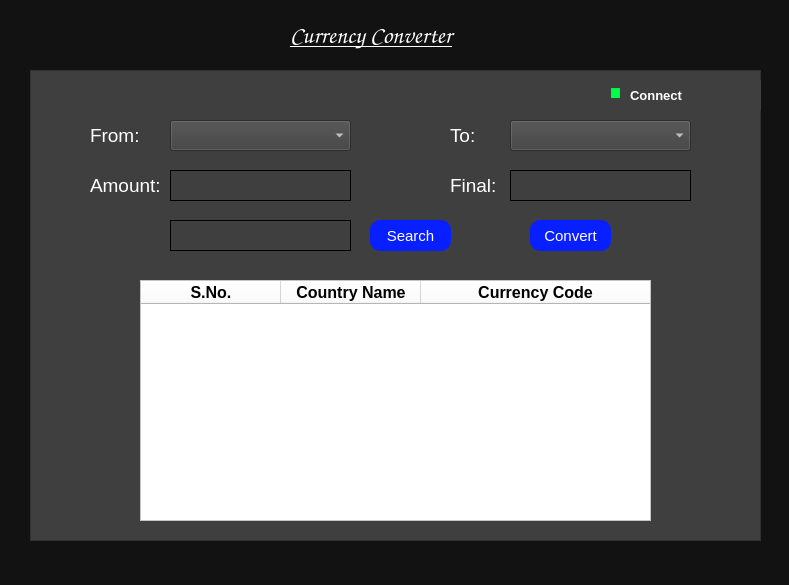
<?xml version="1.0" encoding="UTF-8"?>
<ui version="4.0">
 <class>Dialog</class>
 <widget class="QDialog" name="Dialog">
  <property name="geometry">
   <rect>
    <x>0</x>
    <y>0</y>
    <width>789</width>
    <height>585</height>
   </rect>
  </property>
  <property name="windowTitle">
   <string>Dialog</string>
  </property>
  <widget class="QLabel" name="label">
   <property name="geometry">
    <rect>
     <x>-60</x>
     <y>-10</y>
     <width>861</width>
     <height>641</height>
    </rect>
   </property>
   <property name="styleSheet">
    <string notr="true">background-color: rgb(18, 18, 18);</string>
   </property>
   <property name="text">
    <string/>
   </property>
  </widget>
  <widget class="QFrame" name="frame">
   <property name="geometry">
    <rect>
     <x>30</x>
     <y>70</y>
     <width>731</width>
     <height>471</height>
    </rect>
   </property>
   <property name="styleSheet">
    <string notr="true">background-color: rgb(63, 63, 63);
</string>
   </property>
   <property name="frameShape">
    <enum>QFrame::StyledPanel</enum>
   </property>
   <property name="frameShadow">
    <enum>QFrame::Raised</enum>
   </property>
   <widget class="QLabel" name="label_3">
    <property name="geometry">
     <rect>
      <x>60</x>
      <y>50</y>
      <width>61</width>
      <height>31</height>
     </rect>
    </property>
    <property name="font">
     <font>
      <family>Arial</family>
      <pointsize>14</pointsize>
      <weight>50</weight>
      <bold>false</bold>
     </font>
    </property>
    <property name="styleSheet">
     <string notr="true">color: white;
</string>
    </property>
    <property name="text">
     <string>From:</string>
    </property>
   </widget>
   <widget class="QComboBox" name="from">
    <property name="geometry">
     <rect>
      <x>140</x>
      <y>50</y>
      <width>181</width>
      <height>31</height>
     </rect>
    </property>
    <property name="font">
     <font>
      <pointsize>11</pointsize>
     </font>
    </property>
    <property name="styleSheet">
     <string notr="true">background-color: rgb(63, 63, 63);
color:white;

</string>
    </property>
   </widget>
   <widget class="QLabel" name="label_4">
    <property name="geometry">
     <rect>
      <x>420</x>
      <y>50</y>
      <width>61</width>
      <height>31</height>
     </rect>
    </property>
    <property name="font">
     <font>
      <pointsize>14</pointsize>
     </font>
    </property>
    <property name="styleSheet">
     <string notr="true">color: white;</string>
    </property>
    <property name="text">
     <string>To:</string>
    </property>
   </widget>
   <widget class="QLineEdit" name="amount">
    <property name="geometry">
     <rect>
      <x>140</x>
      <y>100</y>
      <width>181</width>
      <height>31</height>
     </rect>
    </property>
    <property name="font">
     <font>
      <pointsize>11</pointsize>
     </font>
    </property>
    <property name="styleSheet">
     <string notr="true">border:1px solid black;
color: white;
</string>
    </property>
   </widget>
   <widget class="QLineEdit" name="result">
    <property name="geometry">
     <rect>
      <x>480</x>
      <y>100</y>
      <width>181</width>
      <height>31</height>
     </rect>
    </property>
    <property name="font">
     <font>
      <pointsize>11</pointsize>
     </font>
    </property>
    <property name="styleSheet">
     <string notr="true">border:1px solid black;
color: white;

</string>
    </property>
   </widget>
   <widget class="QGroupBox" name="groupBox_2">
    <property name="geometry">
     <rect>
      <x>-10</x>
      <y>500</y>
      <width>761</width>
      <height>41</height>
     </rect>
    </property>
    <property name="styleSheet">
     <string notr="true">background-color: qlineargradient(spread:pad, x1:0.442, y1:0.415, x2:0, y2:1, stop:0.488636 rgba(0, 0, 255, 255), stop:1 rgba(255, 255, 255, 255));
border: rgb(6, 43, 255);
background-color: qlineargradient(spread:pad, x1:0.424955, y1:0.432, x2:0.068, y2:0.875, stop:0.488636 rgba(0, 0, 255, 255), stop:1 rgba(255, 255, 255, 255));</string>
    </property>
    <property name="title">
     <string/>
    </property>
   </widget>
   <widget class="QPushButton" name="convert">
    <property name="geometry">
     <rect>
      <x>500</x>
      <y>150</y>
      <width>81</width>
      <height>31</height>
     </rect>
    </property>
    <property name="font">
     <font>
      <pointsize>11</pointsize>
     </font>
    </property>
    <property name="styleSheet">
     <string notr="true">color:white;
background-color:rgb(8, 32, 255);
border-radius:10px;</string>
    </property>
    <property name="text">
     <string>Convert</string>
    </property>
   </widget>
   <widget class="QLabel" name="status_text">
    <property name="geometry">
     <rect>
      <x>600</x>
      <y>10</y>
      <width>151</width>
      <height>31</height>
     </rect>
    </property>
    <property name="font">
     <font>
      <pointsize>10</pointsize>
      <weight>75</weight>
      <bold>true</bold>
     </font>
    </property>
    <property name="styleSheet">
     <string notr="true">color: white;</string>
    </property>
    <property name="text">
     <string>Connect</string>
    </property>
   </widget>
   <widget class="QLineEdit" name="search_field">
    <property name="geometry">
     <rect>
      <x>140</x>
      <y>150</y>
      <width>181</width>
      <height>31</height>
     </rect>
    </property>
    <property name="font">
     <font>
      <pointsize>11</pointsize>
     </font>
    </property>
    <property name="styleSheet">
     <string notr="true">border:1px solid black;
color: white;
</string>
    </property>
   </widget>
   <widget class="QPushButton" name="search">
    <property name="geometry">
     <rect>
      <x>340</x>
      <y>150</y>
      <width>81</width>
      <height>31</height>
     </rect>
    </property>
    <property name="font">
     <font>
      <pointsize>11</pointsize>
     </font>
    </property>
    <property name="styleSheet">
     <string notr="true">color:white;
background-color:rgb(8, 32, 255);
border-radius:10px;</string>
    </property>
    <property name="text">
     <string>Search</string>
    </property>
    <property name="icon">
     <iconset resource="source.qrc">
      <normaloff>:/newPrefix/flaticon_search-512.png</normaloff>:/newPrefix/flaticon_search-512.png</iconset>
    </property>
   </widget>
   <widget class="QLabel" name="refresh">
    <property name="geometry">
     <rect>
      <x>520</x>
      <y>10</y>
      <width>51</width>
      <height>31</height>
     </rect>
    </property>
    <property name="styleSheet">
     <string notr="true">image:url(:/newPrefix/76-512.png)</string>
    </property>
    <property name="text">
     <string/>
    </property>
   </widget>
   <widget class="QComboBox" name="to">
    <property name="geometry">
     <rect>
      <x>480</x>
      <y>50</y>
      <width>181</width>
      <height>31</height>
     </rect>
    </property>
    <property name="font">
     <font>
      <pointsize>11</pointsize>
     </font>
    </property>
    <property name="styleSheet">
     <string notr="true">background-color: rgb(63, 63, 63);
color:white;

</string>
    </property>
   </widget>
   <widget class="QTableWidget" name="data_table">
    <property name="geometry">
     <rect>
      <x>110</x>
      <y>210</y>
      <width>511</width>
      <height>241</height>
     </rect>
    </property>
    <property name="styleSheet">
     <string notr="true">background-color: rgb(255, 255, 255);</string>
    </property>
    <property name="verticalScrollBarPolicy">
     <enum>Qt::ScrollBarAsNeeded</enum>
    </property>
    <property name="alternatingRowColors">
     <bool>true</bool>
    </property>
    <property name="selectionBehavior">
     <enum>QAbstractItemView::SelectItems</enum>
    </property>
    <property name="showGrid">
     <bool>true</bool>
    </property>
    <property name="gridStyle">
     <enum>Qt::SolidLine</enum>
    </property>
    <attribute name="horizontalHeaderVisible">
     <bool>true</bool>
    </attribute>
    <attribute name="horizontalHeaderCascadingSectionResizes">
     <bool>false</bool>
    </attribute>
    <attribute name="horizontalHeaderMinimumSectionSize">
     <number>33</number>
    </attribute>
    <attribute name="horizontalHeaderDefaultSectionSize">
     <number>140</number>
    </attribute>
    <attribute name="horizontalHeaderHighlightSections">
     <bool>true</bool>
    </attribute>
    <attribute name="horizontalHeaderShowSortIndicator" stdset="0">
     <bool>true</bool>
    </attribute>
    <attribute name="horizontalHeaderStretchLastSection">
     <bool>true</bool>
    </attribute>
    <attribute name="verticalHeaderVisible">
     <bool>false</bool>
    </attribute>
    <attribute name="verticalHeaderStretchLastSection">
     <bool>false</bool>
    </attribute>
    <column>
     <property name="text">
      <string>S.No.</string>
     </property>
     <property name="font">
      <font>
       <pointsize>12</pointsize>
       <weight>75</weight>
       <bold>true</bold>
      </font>
     </property>
    </column>
    <column>
     <property name="text">
      <string>Country Name</string>
     </property>
     <property name="font">
      <font>
       <pointsize>12</pointsize>
       <weight>75</weight>
       <bold>true</bold>
      </font>
     </property>
    </column>
    <column>
     <property name="text">
      <string>Currency Code</string>
     </property>
     <property name="font">
      <font>
       <pointsize>12</pointsize>
       <weight>75</weight>
       <bold>true</bold>
      </font>
     </property>
    </column>
   </widget>
   <widget class="QLabel" name="label_6">
    <property name="geometry">
     <rect>
      <x>60</x>
      <y>100</y>
      <width>71</width>
      <height>31</height>
     </rect>
    </property>
    <property name="font">
     <font>
      <family>Arial</family>
      <pointsize>14</pointsize>
      <weight>50</weight>
      <bold>false</bold>
     </font>
    </property>
    <property name="styleSheet">
     <string notr="true">color: white;
</string>
    </property>
    <property name="text">
     <string>Amount:</string>
    </property>
   </widget>
   <widget class="QLabel" name="label_10">
    <property name="geometry">
     <rect>
      <x>420</x>
      <y>100</y>
      <width>51</width>
      <height>31</height>
     </rect>
    </property>
    <property name="font">
     <font>
      <family>Arial</family>
      <pointsize>14</pointsize>
      <weight>50</weight>
      <bold>false</bold>
     </font>
    </property>
    <property name="styleSheet">
     <string notr="true">color: white;
</string>
    </property>
    <property name="text">
     <string>Final:</string>
    </property>
   </widget>
  </widget>
  <widget class="QLabel" name="status">
   <property name="geometry">
    <rect>
     <x>590</x>
     <y>10</y>
     <width>51</width>
     <height>111</height>
    </rect>
   </property>
   <property name="font">
    <font>
     <pointsize>70</pointsize>
    </font>
   </property>
   <property name="layoutDirection">
    <enum>Qt::RightToLeft</enum>
   </property>
   <property name="styleSheet">
    <string notr="true">color: rgb(0, 255, 72);
</string>
   </property>
   <property name="text">
    <string>.</string>
   </property>
   <property name="alignment">
    <set>Qt::AlignCenter</set>
   </property>
  </widget>
  <widget class="QLabel" name="label_2">
   <property name="geometry">
    <rect>
     <x>290</x>
     <y>20</y>
     <width>231</width>
     <height>31</height>
    </rect>
   </property>
   <property name="font">
    <font>
     <family>Comic Sans MS</family>
     <pointsize>18</pointsize>
     <weight>75</weight>
     <bold>true</bold>
     <underline>true</underline>
    </font>
   </property>
   <property name="styleSheet">
    <string notr="true">color:white;
background-color: transparent;
</string>
   </property>
   <property name="text">
    <string>Currency Converter</string>
   </property>
  </widget>
 </widget>
 <resources>
  <include location="source.qrc"/>
  <include location="source.qrc"/>
 </resources>
 <connections/>
</ui>
